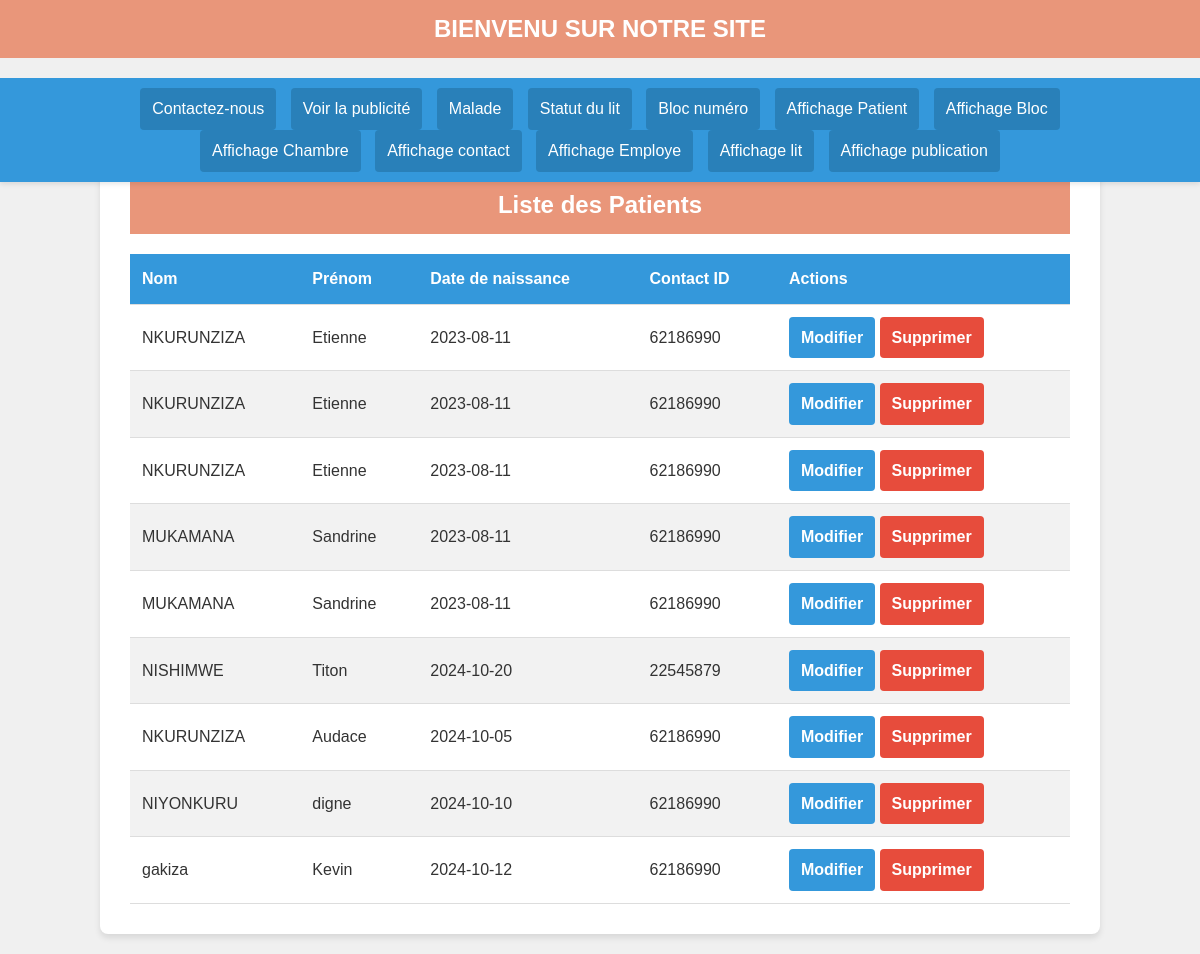
Page /user/affichagepatient.php on the committed database.
### tables this page shows
CREATE TABLE `patient` (
  `id_patient` int(11) NOT NULL,
  `nom` varchar(50) DEFAULT NULL,
  `prenom` varchar(50) DEFAULT NULL,
  `date_naissance` varchar(255) DEFAULT NULL,
  `contact_id` int(11) DEFAULT NULL,
  `id_bloc` int(11) DEFAULT NULL,
  `id_chambre` int(11) DEFAULT NULL,
  `id_lit` int(11) DEFAULT NULL,
  `id_employe` int(11) DEFAULT NULL
);

### user/affichagepatient.php (the view, shortened to what this page needs)
<!DOCTYPE html>
<html lang="fr">
<head>
</head>
<body>
<?php include 'Accueil.php';?>;
    <div class="container">
        <h1>Liste des Patients</h1>
        <?php
        try {
            $pdo = new PDO('mysql:host=localhost;dbname=gestion_chambre_lit;charset=utf8', 'root', '');
            $pdo->setAttribute(PDO::ATTR_ERRMODE, PDO::ERRMODE_EXCEPTION);
        } catch (PDOException $e) {
            die("Erreur de connexion : " . $e->getMessage());
        }
        $affichageRecl = $pdo->query("SELECT * FROM patient");
        ?>
        <table>
            <thead>
                <tr>
                    <th>Nom</th>
                    <th>Prénom</th>
                    <th>Date de naissance</th>
                    <th>Contact ID</th>
                    <th>Actions</th>
                </tr>
            </thead>
            <tbody>
                <?php while ($patientRecup = $affichageRecl->fetch(PDO::FETCH_ASSOC)) { ?>
                    <tr>
                        <td><?php echo htmlspecialchars($patientRecup["nom"]); ?></td>
                        <td><?php echo htmlspecialchars($patientRecup["prenom"]); ?></td>
                        <td><?php echo htmlspecialchars($patientRecup["date_naissance"]); ?></td>
                        <td><?php echo htmlspecialchars($patientRecup["contact_id"]); ?></td>
                        <td>
                            <a href="modifiepatient.php?id=<?php echo $patientRecup["id_patient"]; ?>" class="btn btn-primary">Modifier</a>
                            <a href="affichagepatient.php?sup=<?php echo $patientRecup["id_patient"]; ?>" class="btn btn-danger" onclick="return confirm('Êtes-vous sûr de vouloir supprimer ce patient ?');">Supprimer</a>
                        </td>
                    </tr>
                <?php } ?>
            </tbody>
        </table>
    </div>
</body>
</html>

### user/affichagepatient.php (style rules this page uses)
:root { --primary-color: #3498db; --secondary-color: #2ecc71; --danger-color: #e74c3c; --background-color: #f0f0f0; --text-color: #333; }
* { box-sizing: border-box; margin: 0; padding: 0; }
body { font-family: 'Arial', sans-serif; background-color: var(--background-color); color: var(--text-color); line-height: 1.6; padding: 20px; }
.container { max-width: 1000px; margin: 0 auto; margin-top:20px; background-color: #fff; border-radius: 8px; box-shadow: 0 4px 6px rgba(0, 0, 0, 0.1); padding: 30px; }
h1 { color: var(--primary-color); text-align: center; margin-bottom: 20px; }
table { width: 100%; border-collapse: collapse; margin-top: 20px; }
th, td { padding: 12px; text-align: left; border-bottom: 1px solid #ddd; }
th { background-color: var(--primary-color); color: #fff; }
tr:nth-child(even) { background-color: #f2f2f2; }
.btn { display: inline-block; padding: 8px 12px; border-radius: 4px; text-decoration: none; color: #fff; font-weight: bold; transition: background-color 0.3s ease; }
.btn-danger { background-color: var(--danger-color); }
.btn-primary { background-color: var(--primary-color); }

### user/Accueil.php (style rules this page uses)
* { margin: 0; padding: 0; box-sizing: border-box; }
body { font-family: Arial, sans-serif; padding-top: 100px; }
h1 { background-color: darksalmon; color: white; padding: 10px 0; text-align: center; font-size: 24px; }

### rows in the picture
patient: nom "NKURUNZIZA", prenom "Etienne", date_naissance "2023-08-11", contact "62186990"
patient: nom "NKURUNZIZA", prenom "Etienne", date_naissance "2023-08-11", contact "62186990"
patient: nom "NKURUNZIZA", prenom "Etienne", date_naissance "2023-08-11", contact "62186990"
patient: nom "MUKAMANA", prenom "Sandrine", date_naissance "2023-08-11", contact "62186990"
patient: nom "MUKAMANA", prenom "Sandrine", date_naissance "2023-08-11", contact "62186990"
patient: nom "NISHIMWE", prenom "Titon", date_naissance "2024-10-20", contact "22545879"
patient: nom "NKURUNZIZA", prenom "Audace", date_naissance "2024-10-05", contact "62186990"
patient: nom "NIYONKURU", prenom "digne", date_naissance "2024-10-10", contact "62186990"
patient: nom "gakiza", prenom "Kevin", date_naissance "2024-10-12", contact "62186990"
